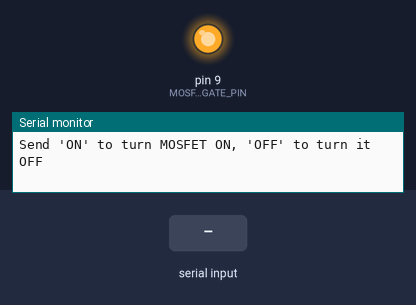
The sketch below on a simulated Arduino Uno, built with avr-gcc and run on an emulated ATmega328P. Shown: output pins drawn as LEDs (lit = HIGH), the last lines printed to the serial monitor. The test bench sets the inputs (shaded band).

Above: at 1.2 s.
1.3 s: "ON\n" received over Serial
At 2.5 s:
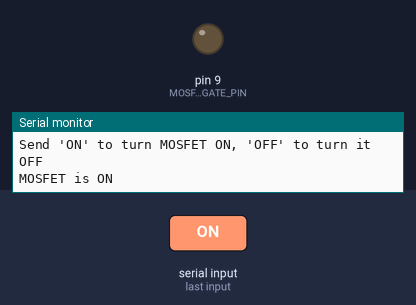
2.8 s: "OFF\n" received over Serial
At 3.8 s:
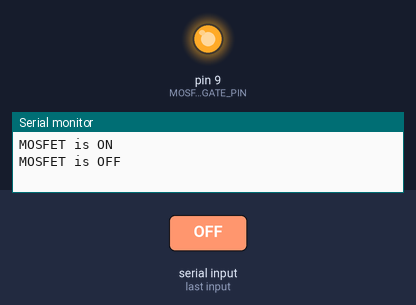
Timing chart, 0 to 5.8 s (numbered marks = the images above; inputs shaded):
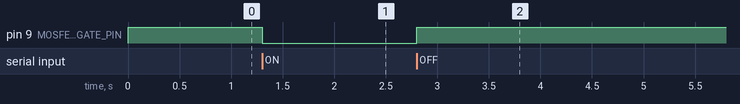

The sketch:

PchannelMOSFETTest.ino
```cpp
#define MOSFET_GATE_PIN 9  // Set the gate pin of the MOSFET

void setup() {
    pinMode(MOSFET_GATE_PIN, OUTPUT);  // Set pin as an output
    digitalWrite(MOSFET_GATE_PIN, HIGH); // Start with MOSFET OFF (pull-up behavior)

    Serial.begin(115200);  // Start Serial communication
    Serial.println("Send 'ON' to turn MOSFET ON, 'OFF' to turn it OFF");
}

void loop() {
    if (Serial.available()) {
        String command = Serial.readStringUntil('\n');  // Read serial input until newline
        command.trim(); // Remove extra spaces or newline characters

        if (command == "ON") {
            digitalWrite(MOSFET_GATE_PIN, LOW);  // Turn MOSFET ON (Gate LOW for P-Channel)
            Serial.println("MOSFET is ON");
        }
        else if (command == "OFF") {
            digitalWrite(MOSFET_GATE_PIN, HIGH);  // Turn MOSFET OFF (Gate HIGH for P-Channel)
            Serial.println("MOSFET is OFF");
        }
        else {
            Serial.println("Invalid command! Use 'ON' or 'OFF'.");
        }
    }
}
```

Measured:
- after the input at 1.3 s, pin 9 (MOSFET_GATE_PIN): HIGH → LOW at once
- after the input at 2.8 s, pin 9 (MOSFET_GATE_PIN): LOW → HIGH at once
